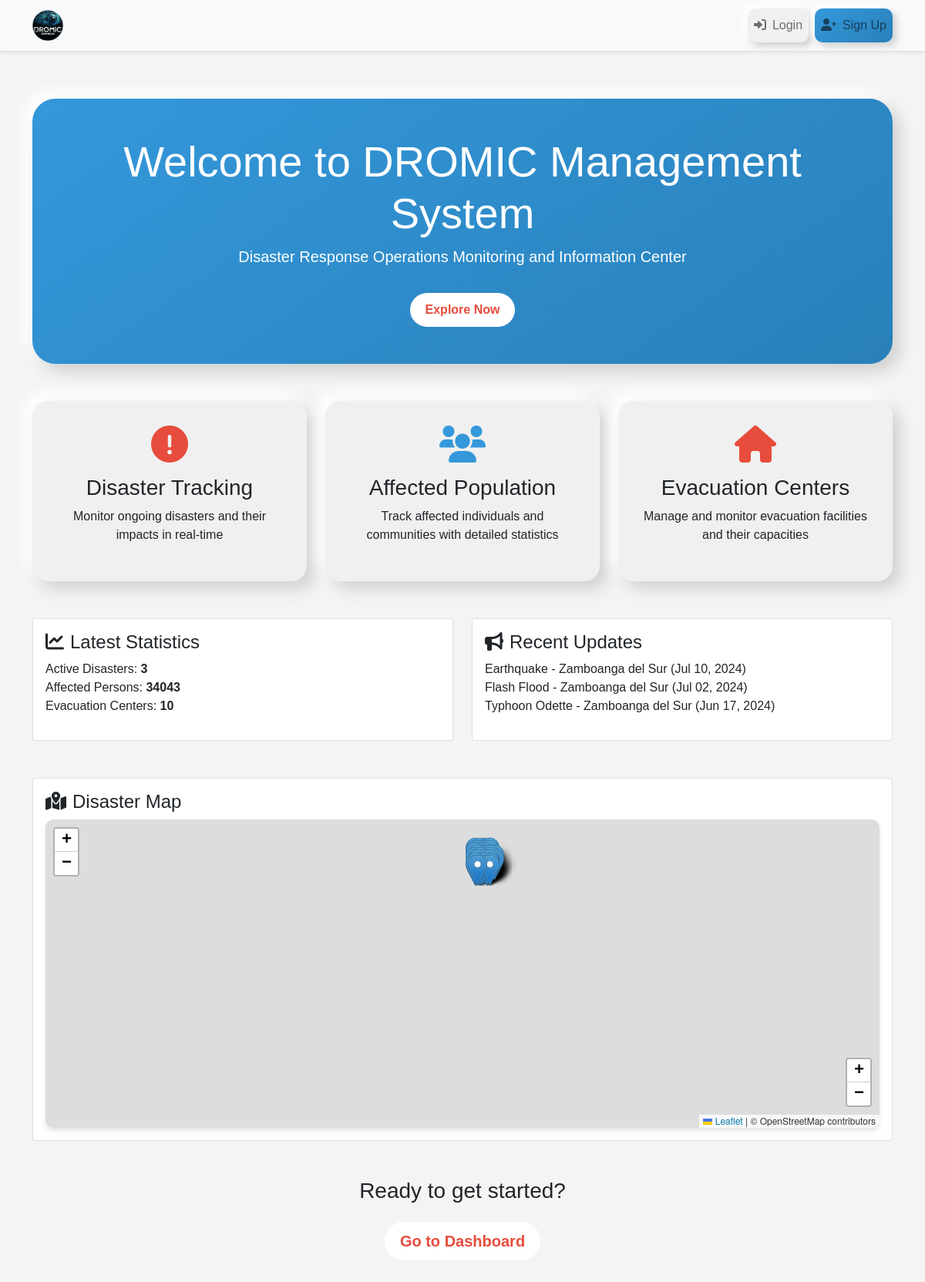
The page / on the database its author committed.
### core/models.py (models this page shows, shortened)
class DROMICReport(models.Model):
    disaster = models.ForeignKey(Disaster, on_delete=models.CASCADE)
    province = models.ForeignKey(Province, on_delete=models.CASCADE)
    municipality = models.ForeignKey(Municipality, on_delete=models.CASCADE)
    barangay = models.ForeignKey(Barangay, on_delete=models.CASCADE)
    date = models.DateField()
    affected_areas = models.ManyToManyField(AffectedArea)
    displaced_populations = models.ManyToManyField(DisplacedPopulation)
    sex_age_distributions = models.ManyToManyField(SexAgeDistribution)
    sectoral_distributions = models.ManyToManyField(SectoralDistribution)
    damaged_houses = models.ManyToManyField(DamagedHouse)
    relief_operations = models.ManyToManyField(ReliefOperation)
    early_recovery = models.ManyToManyField(EarlyRecovery)
    families = models.ManyToManyField(Family)
    created_at = models.DateTimeField(auto_now_add=True)
    updated_at = models.DateTimeField(auto_now=True)

class Disaster(models.Model):
    name = models.CharField(max_length=255)
    description = models.TextField()
    date_occurred = models.DateField()

class Province(models.Model):
    name = models.CharField(max_length=100)

### core/views.py (the view)
# urls.py: path('', views.index, name='index'),
def index(request):
    active_disasters_count = Disaster.objects.filter(date_occurred__gte=timezone.now() - timedelta(days=30)).count()
    total_affected_persons = AffectedArea.objects.aggregate(Sum('affected_persons'))['affected_persons__sum']
    evacuation_centers_count = EvacuationCenter.objects.count()
    recent_updates = DROMICReport.objects.order_by('-date')[:3]
    affected_areas = AffectedArea.objects.all()  # You might want to filter this for Mindanao only
    context = {
        'active_disasters_count': active_disasters_count,
        'total_affected_persons': total_affected_persons,
        'evacuation_centers_count': evacuation_centers_count,
        'recent_updates': recent_updates,
        'affected_areas': affected_areas,
    }
    return render(request, 'core/index.html', context)

### core/templates/core/index.html (shortened to what this page needs)
<!DOCTYPE html>
{% load static %}
<html lang="en">
<head>
    <link href="https://cdn.jsdelivr.net/npm/bootstrap@5.1.3/dist/css/bootstrap.min.css" rel="stylesheet">
    <link href="https://cdnjs.cloudflare.com/ajax/libs/font-awesome/6.0.0-beta3/css/all.min.css" rel="stylesheet">
    <link rel="stylesheet" href="https://unpkg.com/leaflet@1.7.1/dist/leaflet.css" />
</head>
<body>
    <nav class="navbar navbar-expand-lg navbar-light bg-light fixed-top">
    <div class="container">
        <a class="navbar-brand" href="#">
            <img src="{% static 'img/dromic_logo.png' %}" alt="DROMIC Logo" height="40">
        </a>
        <div class="collapse navbar-collapse justify-content-end" id="navbarNav">
            <ul class="navbar-nav">
                <li class="nav-item">
                    <a class="nav-link btn btn-neumorphic me-2" href="#">
                        <i class="fas fa-sign-in-alt me-2"></i>Login
                    </a>
                </li>
                <li class="nav-item">
                    <a class="nav-link btn btn-neumorphic-primary" href="#">
                        <i class="fas fa-user-plus me-2"></i>Sign Up
                    </a>
                </li>
            </ul>
        </div>
    </div>
</nav>
    <div class="container mt-5 pt-5">
        <div class="welcome-card text-center">
            <h1 class="display-4">Welcome to DROMIC Management System</h1>
            <p class="lead">Disaster Response Operations Monitoring and Information Center</p>
            <button class="btn btn-explore mt-3">Explore Now</button>
        </div>
        <div class="row mt-5">
            <div class="col-md-4 mb-4">
                <div class="feature-card text-center">
                    <i class="fas fa-exclamation-circle fa-3x mb-3" style="color: var(--accent-color);"></i>
                    <h3>Disaster Tracking</h3>
                    <p>Monitor ongoing disasters and their impacts in real-time</p>
                </div>
            </div>
            <div class="col-md-4 mb-4">
                <div class="feature-card text-center">
                    <i class="fas fa-users fa-3x mb-3" style="color: var(--primary-color);"></i>
                    <h3>Affected Population</h3>
                    <p>Track affected individuals and communities with detailed statistics</p>
                </div>
            </div>
            <div class="col-md-4 mb-4">
                <div class="feature-card text-center">
                    <i class="fas fa-home fa-3x mb-3" style="color: var(--accent-color);"></i>
                    <h3>Evacuation Centers</h3>
                    <p>Manage and monitor evacuation facilities and their capacities</p>
                </div>
            </div>
        </div>
        <div class="row mt-4">
            <div class="col-md-6 mb-4">
                <div class="card">
                    <div class="card-body">
                        <h4 class="card-title"><i class="fas fa-chart-line me-2"></i>Latest Statistics</h4>
                        <ul class="list-unstyled">
                            <li>Active Disasters: <span class="fw-bold">{{ active_disasters_count }}</span></li>
                            <li>Affected Persons: <span class="fw-bold">{{ total_affected_persons }}</span></li>
                            <li>Evacuation Centers: <span class="fw-bold">{{ evacuation_centers_count }}</span></li>
                        </ul>
                    </div>
                </div>
            </div>
            <div class="col-md-6 mb-4">
                <div class="card">
                    <div class="card-body">
                        <h4 class="card-title"><i class="fas fa-bullhorn me-2"></i>Recent Updates</h4>
                        <ul class="list-unstyled">
                            {% for report in recent_updates %}
                            <li>{{ report.disaster.name }} - {{ report.province.name }} ({{ report.date|date:"M d, Y" }})</li>
                            {% endfor %}
                        </ul>
                    </div>
                </div>
            </div>
        </div>
        <div class="row mt-4">
            <div class="col-12">
                <div class="card">
                    <div class="card-body">
                        <h4 class="card-title"><i class="fas fa-map-marked-alt me-2"></i>Disaster Map</h4>
                        <div id="mindanao-map"></div>
                    </div>
                </div>
            </div>
        </div>
        <div class="text-center mt-5 mb-5">
            <h3>Ready to get started?</h3>
            <a href="{% url 'overview' %}" class="btn btn-lg btn-explore mt-3">Go to Dashboard</a>
        </div>
    </div>
</body>
</html>

### core/templates/core/index.html (style rules this page uses)
:root { --primary-color: #3498db; --accent-color: #e74c3c; --bg-color: #f4f4f4; }
body { font-family: 'Arial', sans-serif; background-color: var(--bg-color); }
.navbar { box-shadow: 0 2px 4px rgba(0,0,0,.1); }
.welcome-card { background: linear-gradient(135deg, var(--primary-color), var(--accent-color)); color: white; padding: 3rem; border-radius: 15px; margin-top: 2rem; }
.feature-card { background-color: white; border-radius: 10px; padding: 1.5rem; box-shadow: 0 4px 6px rgba(0,0,0,.1); transition: transform 0.3s ease; }
.btn-explore { background-color: white; color: var(--accent-color); border: none; padding: 10px 20px; font-weight: bold; border-radius: 25px; transition: all 0.3s ease; }
#mindanao-map { height: 400px; border-radius: 10px; box-shadow: 0 4px 6px rgba(0,0,0,.1); }
.btn-neumorphic { background-color: #f0f0f0; border: none; box-shadow: 5px 5px 10px #d1d1d1, -5px -5px 10px #ffffff; border-radius: 10px; padding: 10px 20px; transition: all 0.3s ease; }
.btn-neumorphic-primary { background: linear-gradient(145deg, #3498db, #2980b9); color: white; border: none; box-shadow: 5px 5px 10px #d1d1d1, -5px -5px 10px #ffffff; border-radius: 10px; padding: 10px 20px; transition: all 0.3s ease; }
.feature-card { background-color: #f0f0f0; border-radius: 20px; padding: 2rem; box-shadow: 10px 10px 20px #d1d1d1, -10px -10px 20px #ffffff; transition: transform 0.3s ease, box-shadow 0.3s ease; }
.welcome-card { background: linear-gradient(145deg, #3498db, #2980b9); color: white; padding: 3rem; border-radius: 30px; margin-top: 2rem; box-shadow: 10px 10px 20px #d1d1d1, -10px -10px 20px #ffffff; }

### rows shown on the page
DROMICReport: disaster.name "Earthquake", province.name "Zamboanga del Sur", date "Jul 10, 2024"
DROMICReport: disaster.name "Flash Flood", province.name "Zamboanga del Sur", date "Jul 02, 2024"
DROMICReport: disaster.name "Typhoon Odette", province.name "Zamboanga del Sur", date "Jun 17, 2024"

### other values the page prints
{{ active_disasters_count }} "3"
{{ total_affected_persons }} "34043"
{{ evacuation_centers_count }} "10"
